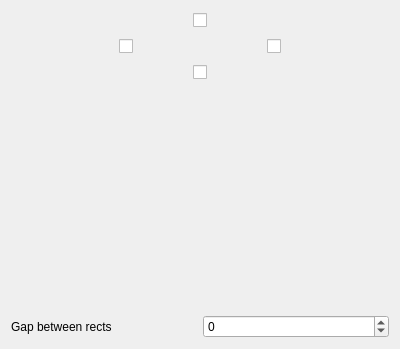
<?xml version="1.0" encoding="UTF-8"?>
<ui version="4.0">
 <class>AxisRectEditingWidget</class>
 <widget class="QWidget" name="AxisRectEditingWidget">
  <property name="geometry">
   <rect>
    <x>0</x>
    <y>0</y>
    <width>400</width>
    <height>349</height>
   </rect>
  </property>
  <property name="windowTitle">
   <string>Form</string>
  </property>
  <layout class="QVBoxLayout" name="verticalLayout">
   <item>
    <layout class="QGridLayout" name="gridLayout">
     <item row="0" column="2">
      <widget class="QWidget" name="widget_2" native="true"/>
     </item>
     <item row="0" column="0">
      <widget class="QWidget" name="widget" native="true"/>
     </item>
     <item row="1" column="1">
      <widget class="AxisRectPainter" name="axisRectPainter" native="true"/>
     </item>
     <item row="2" column="1">
      <layout class="QHBoxLayout" name="horizontalLayout">
       <item>
        <spacer name="horizontalSpacer">
         <property name="orientation">
          <enum>Qt::Horizontal</enum>
         </property>
         <property name="sizeHint" stdset="0">
          <size>
           <width>40</width>
           <height>20</height>
          </size>
         </property>
        </spacer>
       </item>
       <item>
        <widget class="QCheckBox" name="bottomCheckBox">
         <property name="text">
          <string/>
         </property>
        </widget>
       </item>
       <item>
        <spacer name="horizontalSpacer_2">
         <property name="orientation">
          <enum>Qt::Horizontal</enum>
         </property>
         <property name="sizeHint" stdset="0">
          <size>
           <width>40</width>
           <height>20</height>
          </size>
         </property>
        </spacer>
       </item>
      </layout>
     </item>
     <item row="1" column="2">
      <layout class="QHBoxLayout" name="horizontalLayout_3">
       <item>
        <widget class="QCheckBox" name="rightCheckBox">
         <property name="sizePolicy">
          <sizepolicy hsizetype="Minimum" vsizetype="Fixed">
           <horstretch>0</horstretch>
           <verstretch>0</verstretch>
          </sizepolicy>
         </property>
         <property name="text">
          <string/>
         </property>
        </widget>
       </item>
       <item>
        <spacer name="horizontalSpacer_6">
         <property name="orientation">
          <enum>Qt::Horizontal</enum>
         </property>
         <property name="sizeHint" stdset="0">
          <size>
           <width>40</width>
           <height>20</height>
          </size>
         </property>
        </spacer>
       </item>
      </layout>
     </item>
     <item row="1" column="0">
      <layout class="QHBoxLayout" name="horizontalLayout_2">
       <item>
        <spacer name="horizontalSpacer_3">
         <property name="orientation">
          <enum>Qt::Horizontal</enum>
         </property>
         <property name="sizeHint" stdset="0">
          <size>
           <width>40</width>
           <height>20</height>
          </size>
         </property>
        </spacer>
       </item>
       <item>
        <widget class="QCheckBox" name="leftCheckBox">
         <property name="text">
          <string/>
         </property>
        </widget>
       </item>
      </layout>
     </item>
     <item row="0" column="1">
      <layout class="QHBoxLayout" name="horizontalLayout_4">
       <item>
        <spacer name="horizontalSpacer_4">
         <property name="orientation">
          <enum>Qt::Horizontal</enum>
         </property>
         <property name="sizeHint" stdset="0">
          <size>
           <width>40</width>
           <height>20</height>
          </size>
         </property>
        </spacer>
       </item>
       <item>
        <widget class="QCheckBox" name="topCheckBox">
         <property name="text">
          <string/>
         </property>
        </widget>
       </item>
       <item>
        <spacer name="horizontalSpacer_5">
         <property name="orientation">
          <enum>Qt::Horizontal</enum>
         </property>
         <property name="sizeHint" stdset="0">
          <size>
           <width>40</width>
           <height>20</height>
          </size>
         </property>
        </spacer>
       </item>
      </layout>
     </item>
    </layout>
   </item>
   <item>
    <widget class="PenChoiceWidget" name="penChoiceWidget" native="true"/>
   </item>
   <item>
    <layout class="QHBoxLayout" name="horizontalLayout_5">
     <item>
      <widget class="QLabel" name="label">
       <property name="text">
        <string>Gap between rects</string>
       </property>
      </widget>
     </item>
     <item>
      <widget class="QSpinBox" name="gapSpinBox">
       <property name="minimum">
        <number>-5</number>
       </property>
      </widget>
     </item>
    </layout>
   </item>
  </layout>
 </widget>
 <customwidgets>
  <customwidget>
   <class>PenChoiceWidget</class>
   <extends>QWidget</extends>
   <header>commonWidgets/penchoicewidget.h</header>
   <container>1</container>
  </customwidget>
  <customwidget>
   <class>AxisRectPainter</class>
   <extends>QWidget</extends>
   <header>commonWidgets/editingWidgets/axisrectpainter.h</header>
   <container>1</container>
  </customwidget>
 </customwidgets>
 <resources/>
 <connections/>
</ui>
